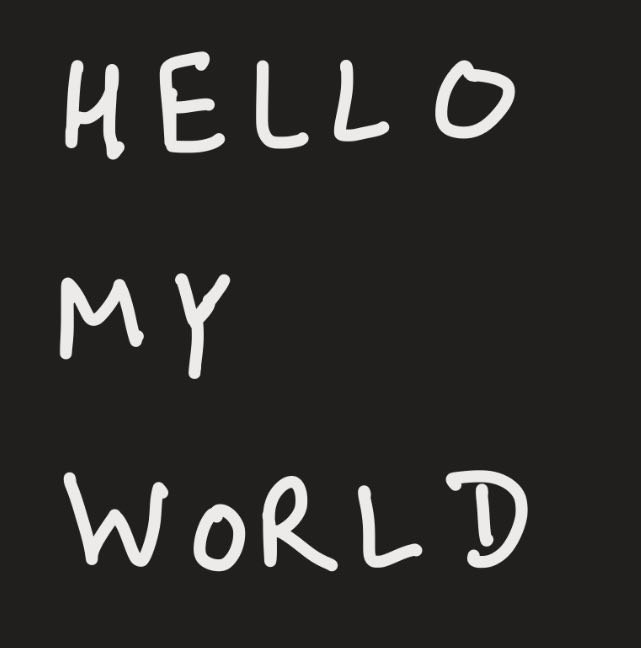
#> input picture Optical Character Recognigion/test dataset/photo_2024-06-08_10-48-02.jpg, 641 x 648 px
$ python -i ocr6.py   (imports and definitions only)
#> lines starting #> are read from the running program, lines starting #| are printed output that depends on the picture; after the words box and inside, x2 and y2 are one past the last pixel; in counts of white or black regions, pixels touching at a corner belong together
#> further down, picture is the input picture: PIL image 641x648 RGB; mean R, G, B 45.5, 44.5, 42.5
### Optical Character Recognigion/firstuse.py
from PIL import Image, ImageOps
import numpy as np
import pickle

# Function to check if the majority of the image is white
def is_majority_white(image, threshold=0.5):
    # Convert image to numpy array
    img_array = np.array(image)
    # Calculate the fraction of white pixels
    white_pixels = np.sum(img_array > 128)
    total_pixels = img_array.size
    return (white_pixels / total_pixels) > threshold

# [37 lines left out: functions invert_image, load_image, preprocess_image, predict_character, not called in this run]

### Optical Character Recognigion/ocr6.py
from PIL import Image, ImageOps, ImageFilter
import numpy as np
import pytesseract
from firstuse import preprocess_image, predict_character, is_majority_white

# Set the path to Tesseract executable
pytesseract.pytesseract.tesseract_cmd = r'C:\Program Files\Tesseract-OCR\tesseract'


def segment_characters(image):
    # Convert the image to grayscale
    gray_image = image.convert('L')

    # Apply Gaussian blur to reduce noise
    blurred_image = gray_image.filter(ImageFilter.GaussianBlur(radius=1))

    # Check if the majority of the image is white
    if is_majority_white(blurred_image):
        # If majority is white, invert the image
#> in is_majority_white, `white_pixels = np.sum(img_array > 128)`: white_pixels = 27799
        bw_image = blurred_image.point(lambda x: 0 if x < 128 else 255, '1')
    else:
        # If majority is black, don't invert the image
        bw_image = blurred_image.point(lambda x: 255 if x < 128 else 0, '1')
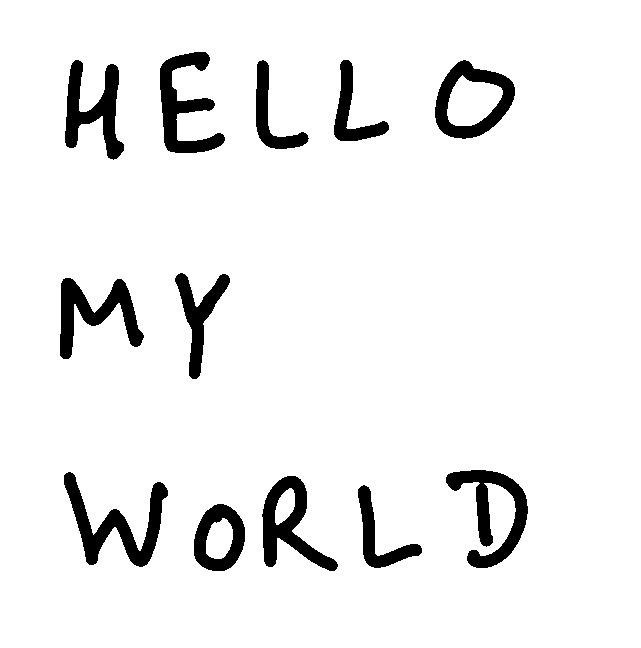
#> bw_image: PIL image 641x648 1; 93.3% white; 12 black regions, largest, box (x1, y1, x2, y2) and area: (64, 472, 168, 567) 3228, (446, 470, 528, 568) 3018, (160, 52, 225, 153) 2752

    # Use Pytesseract to get bounding boxes of each character
    char_images = []
    width, height = bw_image.size
#> width = 641; height = 648

    # Get bounding boxes
#> (the run stopped early here; a loop or call above may not have finished)

$ run again, on Optical Character Recognigion/test dataset/photo_2024-06-08_10-58-22.jpg
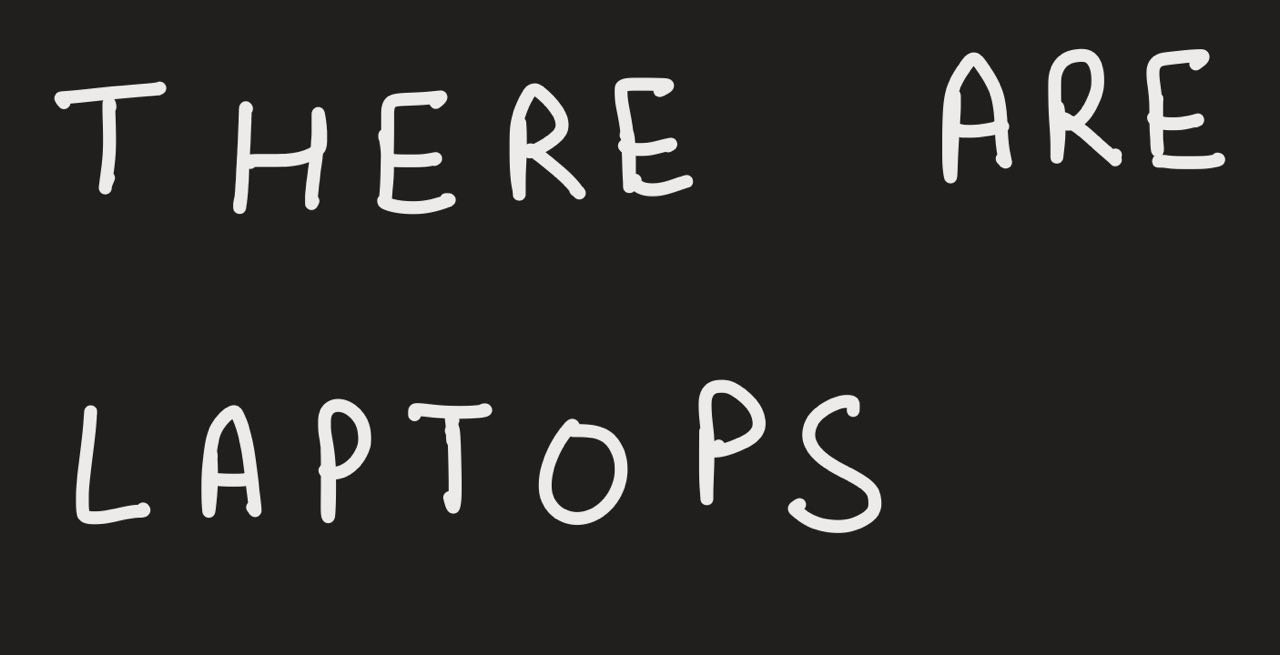
#> input picture Optical Character Recognigion/test dataset/photo_2024-06-08_10-58-22.jpg, 1280 x 655 px
#> picture is the input picture: PIL image 1280x655 RGB; mean R, G, B 44.1, 43.1, 41.1
#> white_pixels = 50048
#> in segment_characters, `bw_image = blurred_image.point(lambda x: 255 if x < 128 else 0, '1')`:
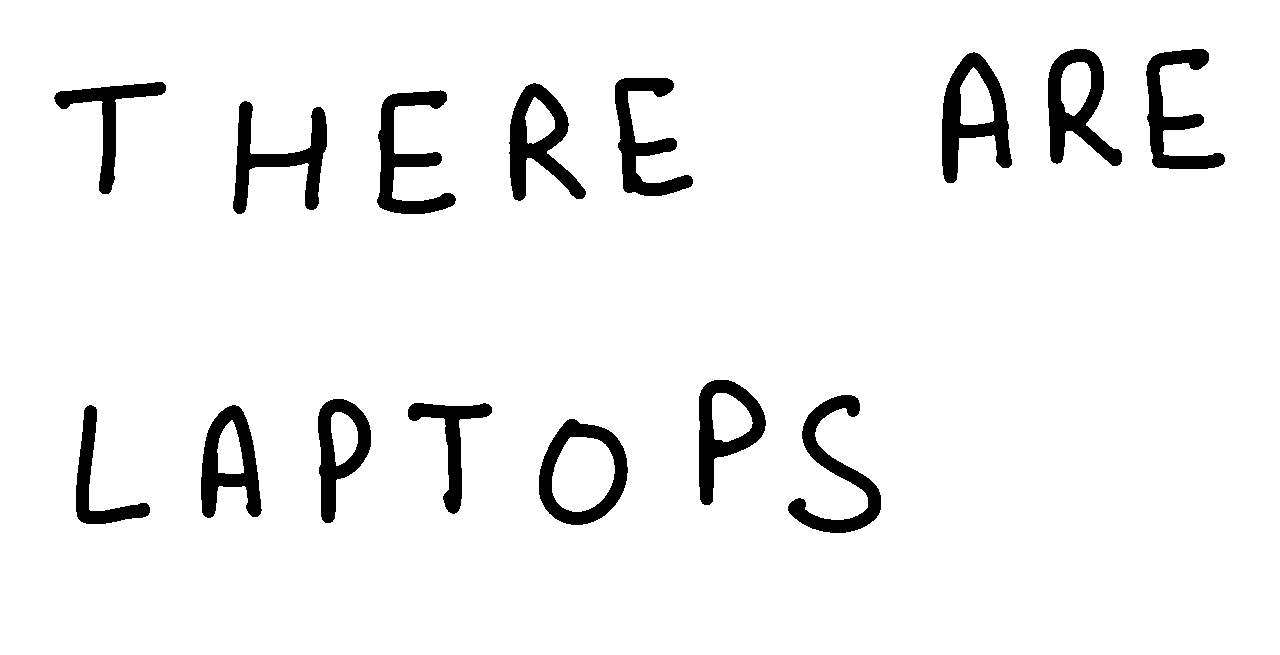
#> bw_image: PIL image 1280x655 1; 94% white; 15 black regions, largest, box (x1, y1, x2, y2) and area: (942, 52, 1012, 183) 4019, (509, 83, 586, 201) 3746, (1048, 49, 1122, 166) 3705

$ run again, on Optical Character Recognigion/test dataset/photo_2024-07-20_08-48-52.jpg
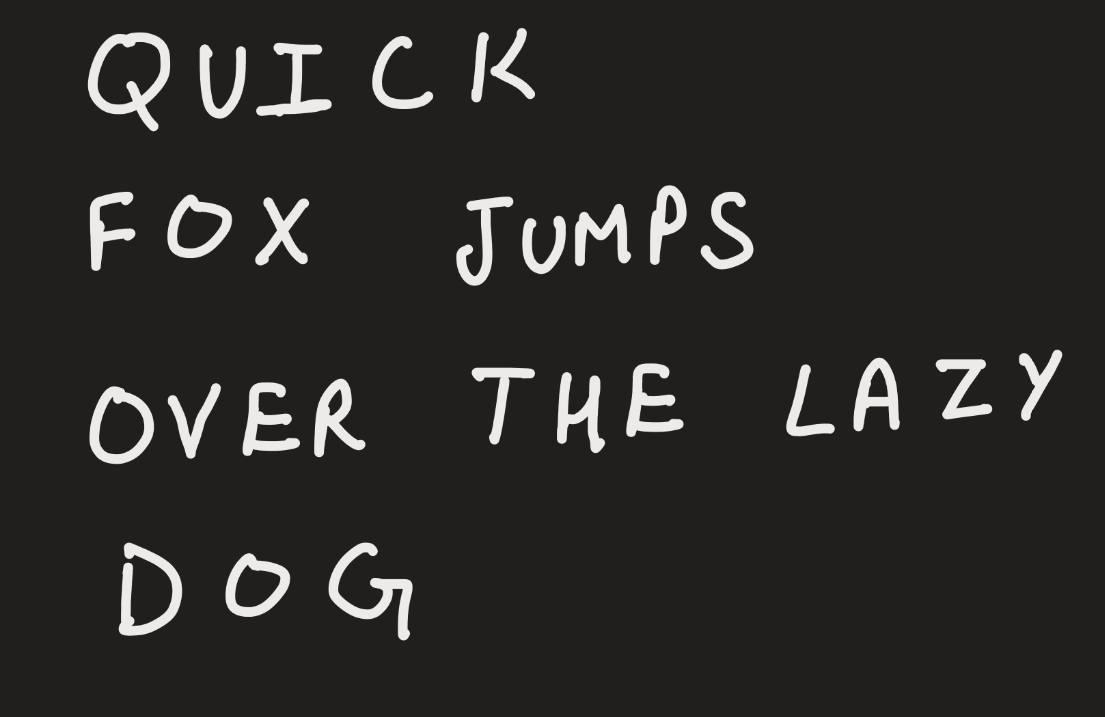
#> input picture Optical Character Recognigion/test dataset/photo_2024-07-20_08-48-52.jpg, 1105 x 717 px
#> picture is the input picture: PIL image 1105x717 RGB; mean R, G, B 43.2, 42.2, 40.2
#> white_pixels = 43852
#> in segment_characters, `bw_image = blurred_image.point(lambda x: 255 if x < 128 else 0, '1')`:
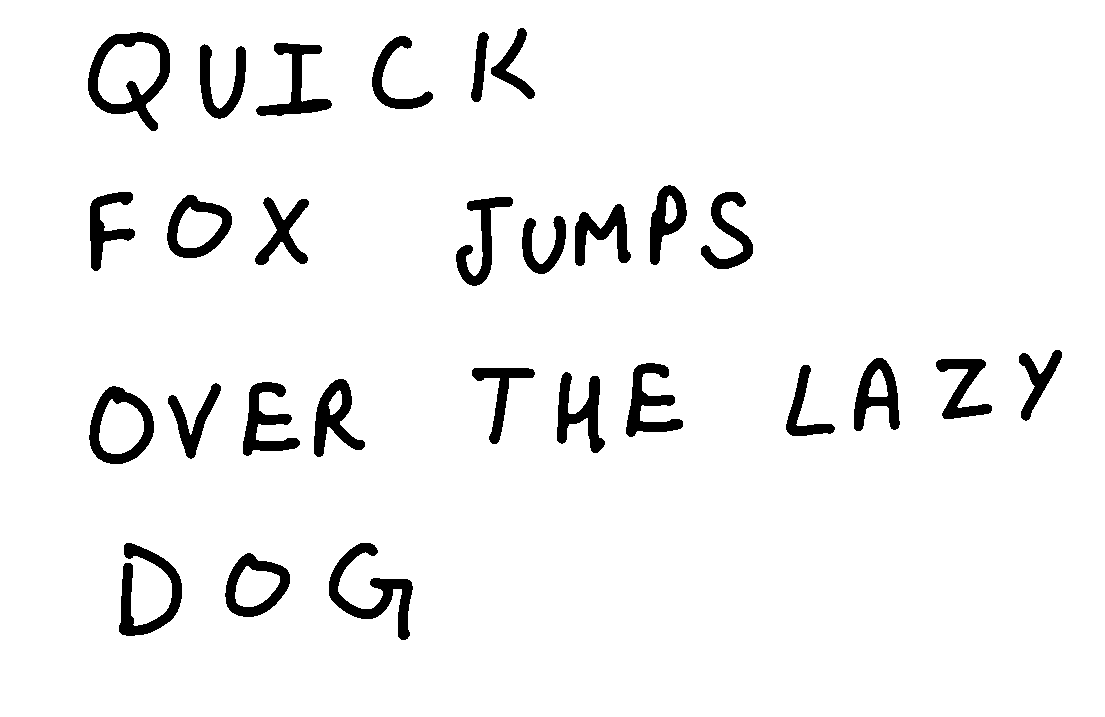
#> bw_image: PIL image 1105x717 1; 94.5% white; 28 black regions, largest, box (x1, y1, x2, y2) and area: (88, 32, 170, 131) 2745, (329, 543, 413, 640) 2393, (119, 543, 182, 636) 2204
